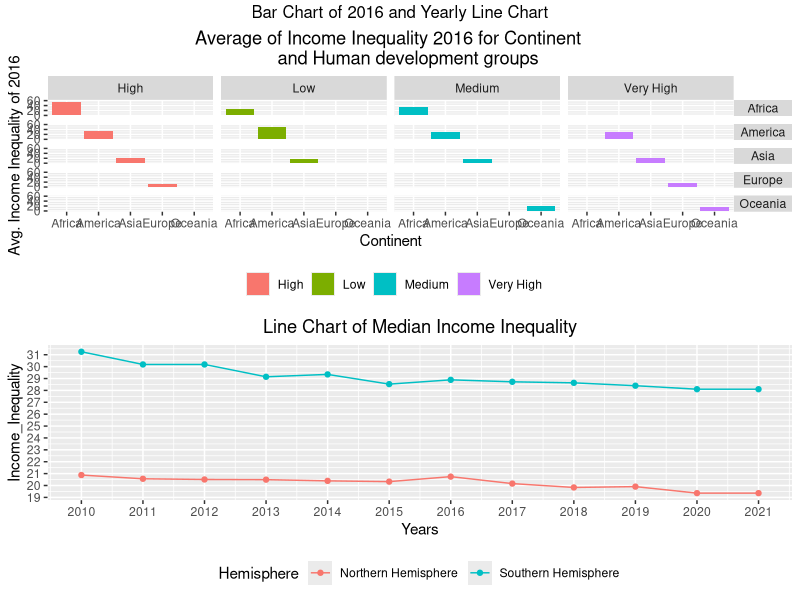

Generate this figure with R:
###Task:
#Create simple bar chart of average income inequality of 2016 for different continents separated by the human development group.
#Create multiple line chart of yearly median income inequality grouped by hemisphere.
#Put them together in a same plot using a common title.
library(tidyverse)
library(ggpubr)

dt<- read.csv("Income_Inequality_Data.csv")

dt1<- dt %>%
  group_by(Continent, Human.Development.Groups) %>% 
  na.omit() %>% 
  mutate(Human.Development.Groups=as.factor(Human.Development.Groups)) %>% 
  summarise(Inequality.in.income.2016= mean(Inequality.in.income.2016, na.rm=T)) %>% 
  ggplot(aes(x= Continent, y= Inequality.in.income.2016 , fill = Human.Development.Groups))+
  geom_bar(stat = "identity" ,position = "dodge")+
  ylim(0,60)+
  labs(title = "Average of Income Inequality 2016 for Continent 
       and Human development groups",y = "Avg. Income Inequality of 2016")+
  theme(plot.title = element_text(hjust = 0.5), legend.position = "bottom" , strip.text.y.right = element_text(angle = 0))+
  guides(fill= guide_legend(title = ""))+
  facet_grid(Continent~Human.Development.Groups)



dt2<- dt %>% 
  select(-c("Country", "Continent", "Human.Development.Groups", "UNDP.Developing.Regions", "HDI.Rank.2021")) %>% 
  gather(key = "Years", value ="Income_Inequality", -c("Hemisphere")) %>%
  mutate(Years = as.numeric(str_replace(Years, "Inequality.in.income.", ""))) %>% 
  group_by(Hemisphere, Years) %>% 
  summarise(Income_Inequality = median(Income_Inequality, na.rm= T)) %>% 
  ggplot(aes(x= Years, y= Income_Inequality, col= Hemisphere))+
  geom_line()+
  scale_x_continuous(breaks = seq(2010,2021))+
  scale_y_continuous(breaks = c(15:40))+
  labs(title = "Line Chart of Median Income Inequality")+
  theme(plot.title = element_text(hjust = 0.5), legend.position = "bottom")+
  guides(fill = guide_legend(title = ""))+
  geom_point()

dt3 <- ggarrange(dt1, dt2, nrow = 2)
annotate_figure(dt3, top =text_grob("Bar Chart of 2016 and Yearly Line Chart"))

  